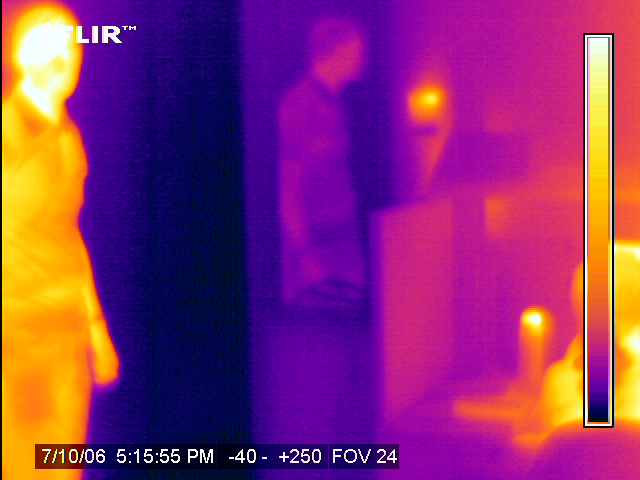
%> input picture ch3/snapshot.bmp, 640 x 480 px
$ octave spot.m   (GNU Octave 9; MATLAB toolbox functions it lacks are replaced by stand-ins)
%> lines starting %> are read from the running program, lines starting %| are printed output that depends on the picture
%Filtre pour d�tecter les taches.

a=imread('snapshot.bmp');
%> a is the input picture: size 480x640x3 uint8; mean R, G, B 138.2, 47.9, 109.4
imshow(a)
pause
a=rgb2gray(a);
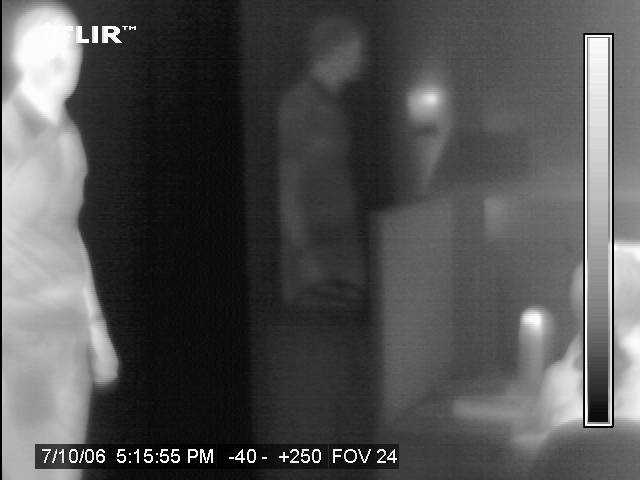
%> a: size 480x640 uint8; min 0, max 255, mean 81.9

% Construction de DOG2
Gauss1=fspecial('gaussian',[5 5],0.62)
Gauss2=fspecial('gaussian',[5 5],1)
Gauss3=fspecial('gaussian',[5 5],1.6)

Somme=Gauss1-2*Gauss2+Gauss3;
mesh(Somme);
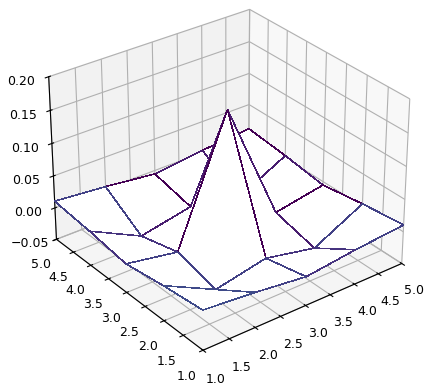
%> figure redrawn from the program's plot data
pause

c=conv2(Somme,double(a));
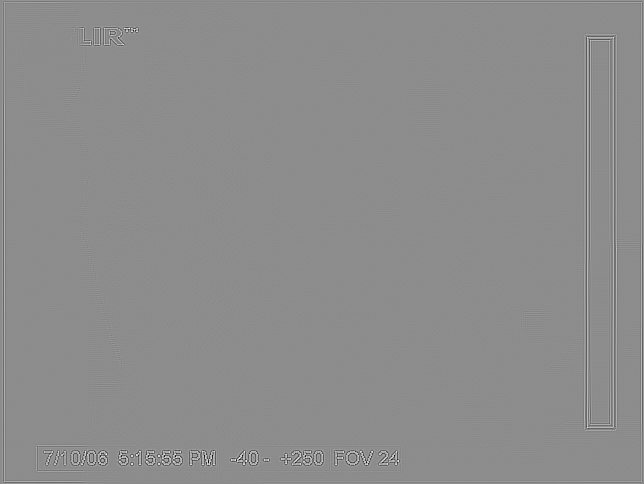
%> c: size 484x644 double; min -42.97, max 34.87, mean 0; drawn with min black and max white
mesh(c);
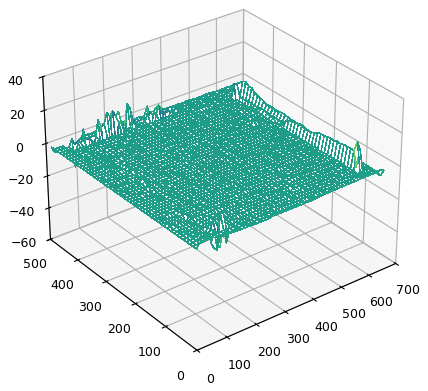
%> figure redrawn from the program's plot data
pause
c=abs(c);
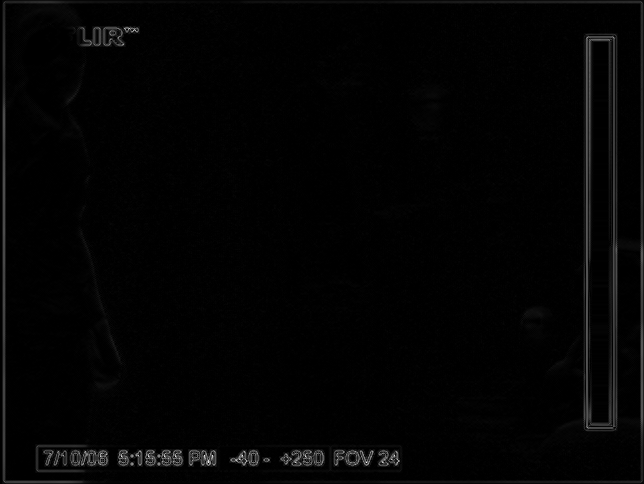
%> c: size 484x644 double; min 0, max 42.97, mean 0.7; drawn with min black and max white
imshow(c);
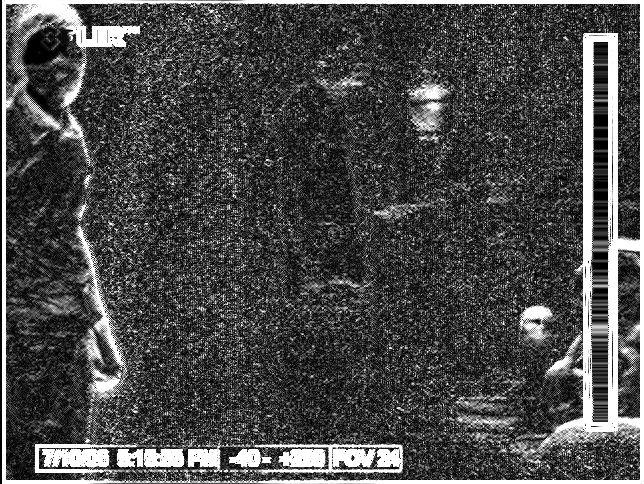
%> displayed picture: size 484x644, on the screen's scale of 0 to 255; min 0, max 255, mean 74.1
